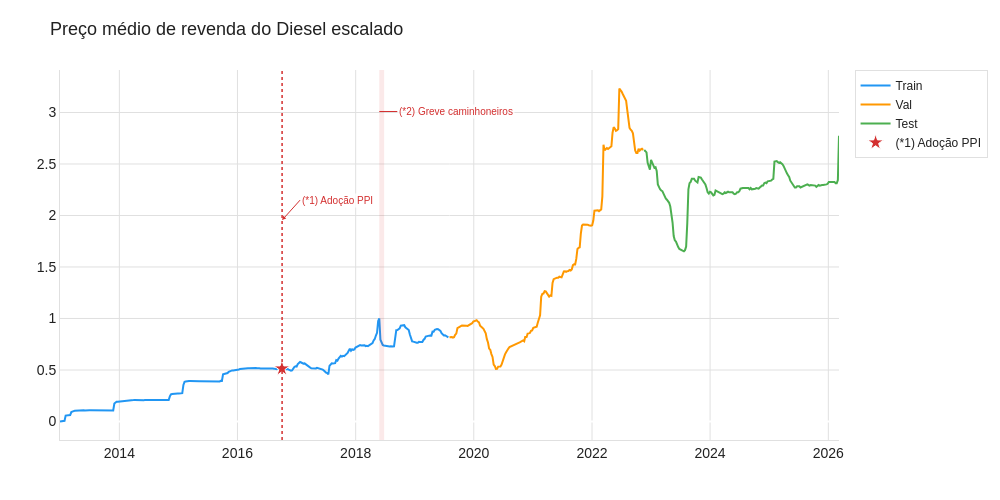

Notebook code for this chart:
### Code cell
plot_series(
    (train_scaled, "Train", PPT_COLORS["train"]),
    (val_scaled, "Val", PPT_COLORS["val"]),
    (test_scaled, "Test", PPT_COLORS["test"]),
    title="Average resale price of diesel (scaled)",
    save_name="02_scaled_split",
)

### Figure 1 — Plotly figure (JSON) as saved in the notebook; plotly's stock layout.template omitted (floating-point values rounded to 4 significant figures; data arrays with more than 128 entries replaced by an {"elided": "..."} marker saying what was removed)
{"data": [{"line": {"color": "#2196F3", "width": 2}, "mode": "lines", "name": "Train", "type": "scatter", "x": {"elided": "344 str values"}, "y": {"elided": "344 float values"}}, {"line": {"color": "#FF9800", "width": 2}, "mode": "lines", "name": "Val", "type": "scatter", "x": {"elided": "172 str values"}, "y": {"elided": "172 float values"}}, {"line": {"color": "#4CAF50", "width": 2}, "mode": "lines", "name": "Test", "type": "scatter", "x": {"elided": "173 str values"}, "y": {"elided": "173 float values"}}, {"hoverinfo": "text", "hovertext": "Out/2016 — Petrobras adota PPI (Preço de Paridade de Importação): preços passam a seguir Brent + câmbio", "marker": {"color": "#D32F2F", "line": {"color": "white", "width": 1}, "size": 12, "symbol": "star"}, "mode": "markers", "name": "(*1) Adoção PPI", "showlegend": true, "type": "scatter", "x": ["2016-10-02T00:00:00"], "y": [0.5143]}], "layout": {"annotations": [{"arrowcolor": "#D32F2F", "arrowhead": 2, "arrowsize": 0.8, "arrowwidth": 1, "ax": 18, "ay": -20, "bgcolor": "rgba(255,255,255,0.75)", "font": {"color": "#D32F2F", "size": 10}, "hovertext": "Out/2016 — Petrobras adota PPI (Preço de Paridade de Importação): preços passam a seguir Brent + câmbio", "showarrow": true, "text": "(*1) Adoção PPI", "x": "2016-10-03T00:00:00", "xanchor": "left", "xref": "x", "y": 0.5943, "yref": "paper"}, {"arrowcolor": "#D32F2F", "arrowhead": 0, "arrowwidth": 1, "ax": 18, "ay": 0, "bgcolor": "rgba(255,255,255,0.75)", "font": {"color": "#D32F2F", "size": 10}, "hovertext": "27/05–26/06/2018 — Greve dos caminhoneiros: vendas de diesel reduziram ~30%", "showarrow": true, "text": "(*2) Greve caminhoneiros", "x": "2018-05-27T00:00:00", "xanchor": "left", "xref": "x", "y": 0.8879, "yref": "paper"}], "font": {"color": "#212121", "family": "Arial", "size": 14}, "height": 500, "legend": {"bgcolor": "rgba(255,255,255,0.9)", "bordercolor": "#E0E0E0", "borderwidth": 1, "font": {"size": 12}}, "margin": {"b": 60, "l": 60, "r": 40, "t": 70}, "paper_bgcolor": "#FFFFFF", "plot_bgcolor": "#FFFFFF", "shapes": [{"line": {"color": "#D32F2F", "dash": "dot", "width": 1.5}, "type": "line", "x0": "2016-10-03T00:00:00", "x1": "2016-10-03T00:00:00", "xref": "x", "y0": 0, "y1": 1, "yref": "paper"}, {"fillcolor": "rgba(211,47,47,0.10)", "line": {"width": 0}, "type": "rect", "x0": "2018-05-27T00:00:00", "x1": "2018-06-26T00:00:00", "xref": "x", "y0": 0, "y1": 1, "yref": "paper"}], "title": {"font": {"color": "#212121", "size": 18}, "text": "Preço médio de revenda do Diesel escalado"}, "width": 1000, "xaxis": {"gridcolor": "#E0E0E0", "linecolor": "#E0E0E0", "showgrid": true}, "yaxis": {"gridcolor": "#E0E0E0", "linecolor": "#E0E0E0", "showgrid": true}}}
